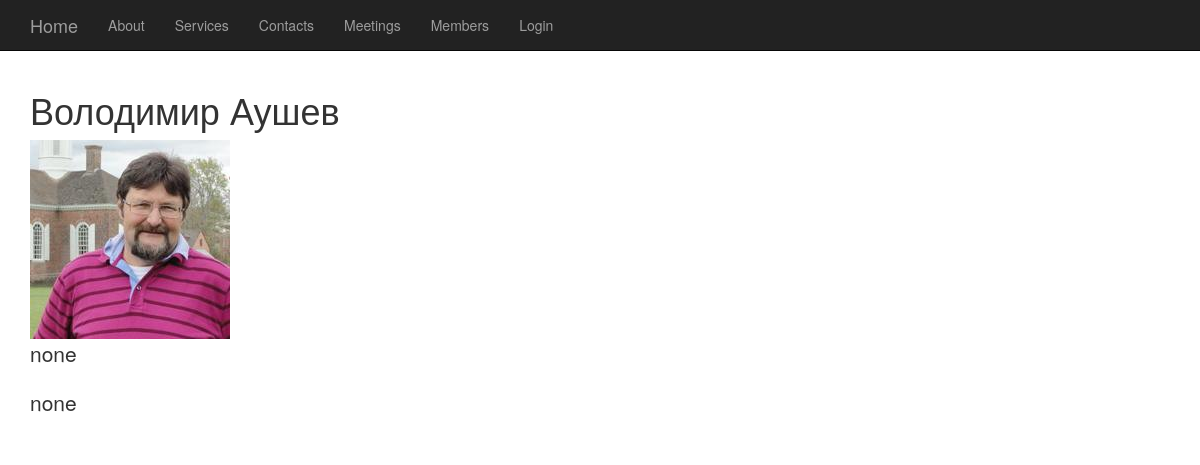
The app's page /members/professor/1/ with its own data.
### members/models.py (models this page shows, shortened)
class Professor(models.Model):
    user = models.OneToOneField(User, on_delete=models.CASCADE)
    academic_title = models.CharField(max_length=15, default='none')
    position = models.CharField(max_length=50, default='none')
    join_date = models.DateField('date joined', auto_now=True)
    photo = models.ImageField(upload_to='professors', default='default.jpg')
    photo_small = models.ImageField(upload_to='professors_small', default='default_small.jpg', editable=False)

### members/views.py (the view)
# urls.py: url(r'^professor/(?P<pk>[0-9]+)/$', views.DetailProfessorView.as_view(), name='professor_detail'),
class DetailProfessorView(generic.DetailView):
    model = Professor
    template_name = 'members/detail_prof.html'

### members/templates/members/detail_prof.html (shortened to what this page needs)
<!DOCTYPE html>
<!DOCTYPE html>
<html lang="en">
{% load staticfiles %}
<head>
    <link href="{%static 'bootstrap.min.css'%}" rel="stylesheet">
    <link href="{%static 'blog-post.css'%}" rel="stylesheet">
</head>
<body>
    {% include "menu.html"%}
<div class="container">
        <div class="row">
            <div class="col-lg-8">
                <h1>{{ professor.user.first_name }} {{ professor.user.last_name }}</h1>
                <img src="{{ professor.photo.url }}">
                <p class="lead">{{ professor.academic_title }}</p>
                <p class="lead">{{ professor.position }}</p>
                </div>
            </div>
    </div>
</body>
</html>

### static/blog-post.css (style rules this page uses)
body { padding-top: 70px; }

### records on screen
Professor: user.first_name "Володимир", user.last_name "Аушев", photo (picture), academic_title "none", position "none"
